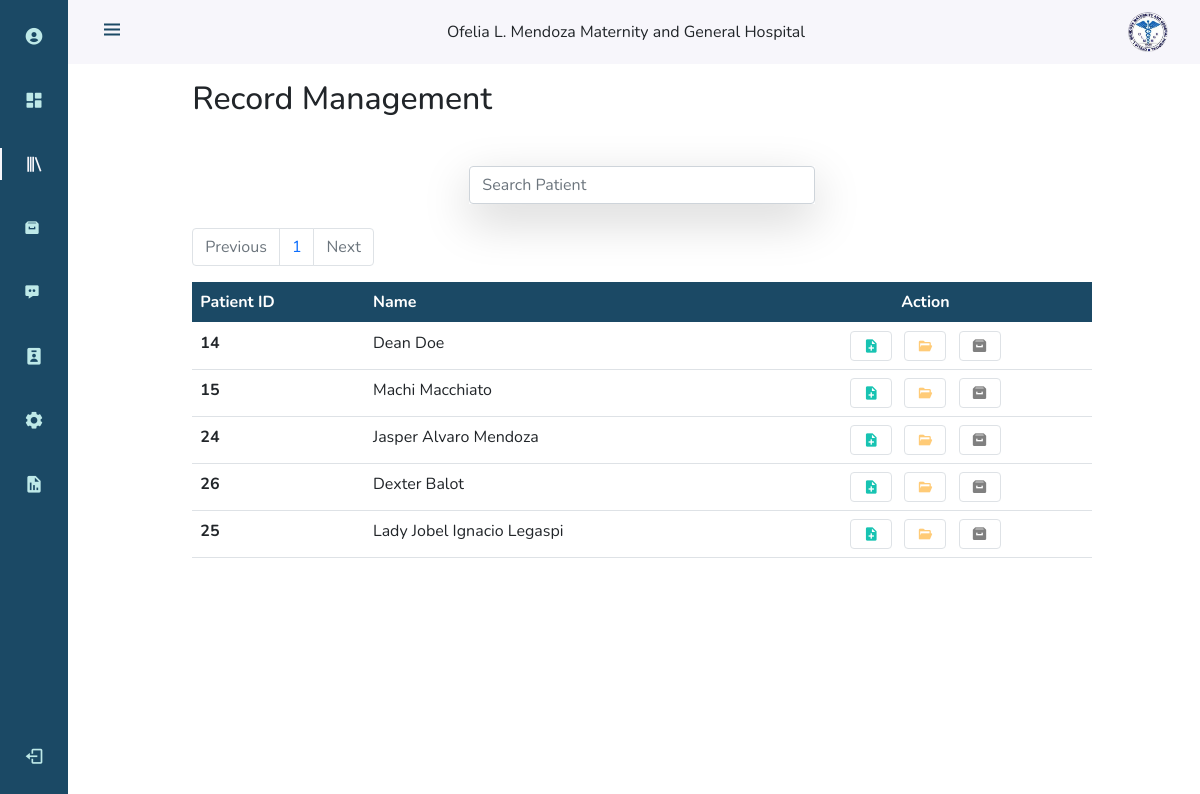
Page /php/patients_record_management/patients_records.php (signed in) on the committed database.
### tables this page shows
CREATE TABLE `tbl_accounts` (
  `acc_id` int(40) NOT NULL,
  `auto_id` varchar(255) NOT NULL,
  `username` varchar(100) NOT NULL,
  `password` varchar(300) NOT NULL,
  `first_name` varchar(100) NOT NULL,
  `middle_name` varchar(100) DEFAULT NULL,
  `last_name` varchar(100) NOT NULL,
  `email` varchar(60) NOT NULL,
  `emp_id` varchar(100) NOT NULL,
  `position` varchar(40) NOT NULL,
  `date_created` date DEFAULT NULL,
  `time_created` time DEFAULT NULL
);

CREATE TABLE `tbl_patients` (
  `patient_id` int(30) NOT NULL,
  `username` varchar(60) NOT NULL,
  `password` varchar(60) NOT NULL,
  `first_name` varchar(50) NOT NULL,
  `middle_name` varchar(50) DEFAULT NULL,
  `last_name` varchar(50) NOT NULL,
  `contact_no` varchar(20) NOT NULL,
  `email` varchar(60) DEFAULT NULL,
  `sex` varchar(10) NOT NULL,
  `religion` varchar(30) DEFAULT NULL,
  `address` varchar(150) NOT NULL,
  `birthdate` varchar(30) NOT NULL,
  `occupation` varchar(30) DEFAULT NULL,
  `status` varchar(255) NOT NULL,
  `record_status` varchar(255) NOT NULL,
  `date_added` date DEFAULT NULL,
  `time_added` time DEFAULT NULL
);

### php/patients_record_management/patients_records.php (the view, shortened to what this page needs)
<?php
include_once '../dbconn.php';
$limit = 50;
$page = isset($_GET['page']) ? $_GET['page'] : 1;
$start = ($page - 1) * $limit;
$get_count_stmt = $connection->prepare("SELECT count(patient_id) as id FROM tbl_patients WHERE record_status = 'Active';");
$get_count_stmt->execute();
$count_result = $get_count_stmt->get_result();
$count_row = $count_result->fetch_array(MYSQLI_ASSOC);
$total = $count_row['id'];
$pages =  ceil($total/$limit);
$Previous = $page - 1;
$Next = $page + 1;
$connection->real_query("SELECT * FROM tbl_patients WHERE record_status = 'Active' ORDER BY date_added,time_added DESC LIMIT $start,$limit");
$patients_result = $connection->use_result();
?>
<!DOCTYPE html>
<html lang="en">
<head>
    <link href="https://cdn.jsdelivr.net/npm/bootstrap@5.0.2/dist/css/bootstrap.min.css" rel="stylesheet">
    <link href='https://unpkg.com/boxicons@2.0.9/css/boxicons.min.css' rel='stylesheet'>
    <link href='../../css/patients_records.css' rel='stylesheet'>
    <link rel="stylesheet" href="../../css/nav.css">
</head>
<body id="body-pd">
<?php include_once '../admin_nav.php';?>
                <div class="row my-3">
                        <div class="col-12">
                                        <div class="row justify-content-center">
                                            <div class="col-10 mx-5 my-3">
                                                <h2>Record Management</h2>
                                            </div>
                                        </div>
                                        <div class="row my-4 justify-content-center">
                                            <div class="col-md-4">
                                                <form>
                                                        <div class="form-group shadow-lg">
                                                            <input type="text" class="form-control" id="search_patient" placeholder="Search Patient">
                                                        </div>
                                                </form>
                                            </div>
                                        </div>
                                                <div class="row justify-content-center">
                                                    <div class="col-10">
                                                        <nav aria-label="Page navigation example">
                                                            <ul class="pagination">
                                                                <?php
                                                                    if($Previous>0)
                                                                    {
                                                                       echo' <li class="page-item">
                                                                            <a class="page-link" href="patients_records.php?page='.$Previous.'">Previous</a>
                                                                        </li>';
                                                                    }else{
                                                                        echo' <li class="page-item disabled">
                                                                            <a class="page-link" href="#">Previous</a>
                                                                        </li>';
                                                                    }
                                                                    for($i=1; $i<=$pages; $i++)
                                                                    {
                                                                        echo '<li class="page-item"><a class="page-link" href="patients_records.php?page='.$i.'">'.$i.'</a></li>';
                                                                    }
                                                                    if($Next<=$pages)
                                                                    {
                                                                       echo' <li class="page-item">
                                                                            <a class="page-link" href="patients_records.php?page='.$Next.'">Next</a>
                                                                        </li>';
                                                                    }else{
                                                                        echo' <li class="page-item disabled">
                                                                            <a class="page-link" href="#">Next</a>
                                                                        </li>';
                                                                    }
                                                                ?>
                                                            </ul>
                                                        </nav>
                                                    </div>
                                                </div>
                                        <div class="row justify-content-center">
                                            <div class="col-md-10">
                                                <table class="table">
                                                    <thead class="text-white">
                                                        <tr>
                                                            <th scope="col">Patient ID</th>
                                                            <th scope="col">Name</th>
                                                            <th scope="col" class="text-center">Action</th>
                                                        </tr>
                                                    </thead>
                                                    <tbody>
                                                            <?php
                                                            foreach ($patients_result as $row_patient) {
                                                                        echo "
                                                                        <tr>
                                                                            <th scope='row'>".$row_patient["patient_id"]."</th>
                                                                            <td>".$row_patient["first_name"]." ".$row_patient["middle_name"]." ".$row_patient["last_name"]."</td>
                                                                            <td class='text-center'> ";
                                                                                if($row_patient['status']=="Admitted")
                                                                                {
                                                                                    echo "<i class='bx bxs-file-plus mx-1 btn border create_record discharge' id='".$row_patient['patient_id']."' title='Create Record'></i>";
                                                                                }else{
                                                                                    echo "<i class='bx bxs-file-plus mx-1 btn border create_record' id='".$row_patient['patient_id']."' title='Create Record'></i>";
                                                                                }
                                                                                echo"
                                                                                <i class='bx bxs-folder-open mx-1 btn border view_records' id='".$row_patient['patient_id']."' title='View Records'></i>
                                                                                <i class='bx bxs-archive mx-1 btn border archive' id='".$row_patient['patient_id']."' title='Archive'></i>
                                                                            </td>
                                                                        </tr>";
                                                            }
                                                            ?>
                                                    </tbody>
                                                </table>
                                            </div>
                                        </div>
                            </div>
                        </div>
</body>
</html>

### php/admin_nav.php (shortened to what this page needs)
<?php
include_once '../dbconn.php';
$ID = $_SESSION['ID'];
 $sql = "SELECT * FROM tbl_accounts where acc_id = '$ID'";
 $result = $conn -> query($sql);
 if($result->num_rows>0)
 {
    while($row = $result -> fetch_assoc())
    {
         $active_account_name = $row['first_name'];
         echo '
        <header class="header" id="header">
            <div class="header_toggle"> <i class="bx bx-menu" id="header-toggle"></i> </div>
            <div>  Ofelia L. Mendoza Maternity and General Hospital </div>
            <div class="header_img"> <img src="../../images/ofelia_logo.png" alt=""> </div>
        </header>
        <div class="l-navbar" id="nav-bar">
            <nav class="nav nav_class">
                <div>
                    <div class="nav_list">
                        <a href="../profile/view_profile.php" class="nav_link" title="Profile" id="profile_link"> <i class="bx bxs-user-circle nav_icon"></i> <span class="nav_name">'.$active_account_name.'</span> </a>
                        <a href="../dashboard/dashboard.php" class="nav_link" title="Dashboard" id="dashboard_link"> <i class="bx bxs-dashboard nav_icon"></i> <span class="nav_name">Dashboard</span> </a>
                        <a href="../patients_record_management/patients_records.php" title="Patients Records" class="nav_link" id="record_management_link"> <i class="bx bx-library nav_icon"></i> <span class="nav_name">Patients Records</span> </a>
                        <a href="../patients_record_archive/patients_archive.php" title="Patient Archived Records" class="nav_link" id="archive_link"> <i class="bx bxs-archive"></i> <span class="nav_name">Patients Record Archive</span> </a>
                        <a href="../patients_follow_ups/patients_follow_ups.php" title="Patients Follow Ups" class="nav_link" id="followup_link"><i class="bx bxs-message-dots"></i> <span class="nav_name"> Patients Follow Ups <sup></sup></span></a>
                        <a href="../patients/patients.php" class="nav_link" title="Patients" id ="patients_link"> <i class="bx bxs-user-badge nav_icon"></i> <span class="nav_name">Patients</span> </a>
                        ';
                        if(isset($_SESSION["position"]) && $_SESSION["position"]=="Administrator"){
                        echo'
                        <a href="../account_management/account_management.php" title="Accounts Management" class="nav_link" id="account_management_link"> <i class="bx bxs-cog nav_icon"></i> <span class="nav_name">Accounts Management</span> </a>
                        <a href="../report_generation/report_generation.php" title="Reports" class="nav_link" id="report_generation_link"> <i class="bx bxs-report nav_icon"></i> <span class="nav_name">Generate Reports</span> </a>
                        ';}
                        echo'
                    </div>
                </div>
                <a onclick="logout()" title="Sign Out" id="logout" class="nav_link"> <i class="bx bx-log-out nav_icon"></i> <span class="nav_name">Log out</span> </a>
            </nav>
        </div> ';
    }
 }
?>

### css/patients_records.css (style rules this page uses)
thead { background-color: rgb(27, 73, 101); }
#record_management_link { color: #F7F6FB; }
#record_management_link::before { content: ''; position: absolute; left: 0; width: 2px; height: 32px; background-color:#F7F6FB; }
.btn.create_record { background-color: white; color: rgb(23, 195, 178); }
.btn.view_records { background-color: white; color: rgb(255, 203, 119); }
.btn.archive { background-color: white; color: gray; }

### css/nav.css (style rules this page uses)
:root { --header-height: 3rem; --nav-width: 68px; --first-color: #1B4965; --first-color-light: #BEE9E8; --white-color: #F7F6FB; --body-font: 'Nunito', sans-serif; --normal-font-size: 1rem; --z-fixed: 100 }
body { position: relative; margin: var(--header-height) 0 0 0; padding: 0 1rem; font-family: var(--body-font); font-size: var(--normal-font-size); transition: .5s }
a { text-decoration: none }
.header { width: 100%; height: var(--header-height); position: fixed; top: 0; left: 0; display: flex; align-items: center; justify-content: space-between; padding: 0 1rem; background-color: var(--white-color); z-index: var(--z-fixed); transition: .5s }
.header_toggle { color: var(--first-color); font-size: 1.5rem; cursor: pointer }
.header_img { width: 35px; height: 35px; display: flex; justify-content: center; border-radius: 50%; overflow: hidden }
.header_img img { width: 40px }
.l-navbar { position: fixed; top: 0; left: -30%; width: var(--nav-width); height: 100vh; background-color: var(--first-color); padding: .5rem 1rem 0 0; transition: .5s; z-index: var(--z-fixed) }
.nav_class { height: 100%; display: flex; flex-direction: column; justify-content: space-between; overflow: hidden }
.nav_logo, .nav_link { display: grid; grid-template-columns: max-content max-content; align-items: center; column-gap: 1rem; padding: .5rem 0 .5rem 1.5rem }
.nav_link { position: relative; color: var(--first-color-light); margin-bottom: 1.5rem; transition: .3s }
.nav_icon { font-size: 1.25rem }
#logout { cursor: pointer; }
@media screen and (min-width: 768px) { body { margin: calc(var(--header-height) + 1rem) 0 0 0; padding-left: calc(var(--nav-width) + 2rem) } }
@media screen and (min-width: 768px) { .header { height: calc(var(--header-height) + 1rem); padding: 0 2rem 0 calc(var(--nav-width) + 2rem) } }
@media screen and (min-width: 768px) { .header_img { width: 40px; height: 40px } }
@media screen and (min-width: 768px) { .header_img img { width: 45px } }
@media screen and (min-width: 768px) { .l-navbar { left: 0; padding: 1rem 1rem 0 0 } }

### rows in the picture
tbl_patients: patient_id "14", first_name "Dean", last_name "Doe"
tbl_patients: patient_id "15", first_name "Machi", last_name "Macchiato"
tbl_patients: patient_id "24", first_name "Jasper", middle_name "Alvaro", last_name "Mendoza"
tbl_patients: patient_id "26", first_name "Dexter", last_name "Balot"
tbl_patients: patient_id "25", first_name "Lady Jobel", middle_name "Ignacio", last_name "Legaspi"
